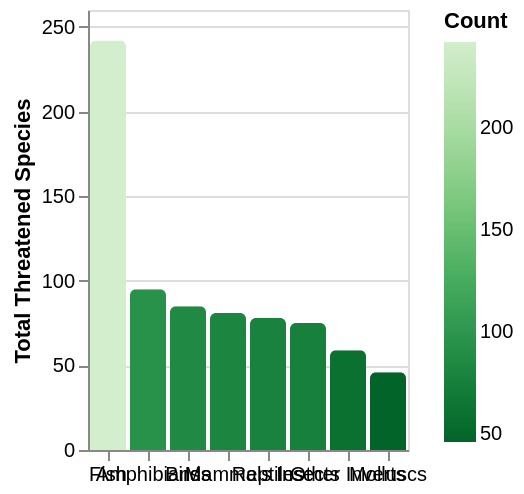

Write the Vega-Lite specification saved for this chart.
### Vega-Lite specification from a JSON file in a GitHub repository (floating-point values rounded to 4 significant figures)
{"$schema": "https://vega.github.io/schema/vega-lite/v5.json", "description": "Total threatened animal species in Malaysia by class. Source: IUCN Red List 2024.", "data": {"values": [{"group": "Fish", "total": 242, "pct": 31.8}, {"group": "Amphibians", "total": 95, "pct": 12.5}, {"group": "Birds", "total": 85, "pct": 11.2}, {"group": "Reptiles", "total": 78, "pct": 10.2}, {"group": "Insects", "total": 75, "pct": 9.9}, {"group": "Mammals", "total": 81, "pct": 10.6}, {"group": "Molluscs", "total": 46, "pct": 6.0}, {"group": "Other Inverts", "total": 59, "pct": 7.8}]}, "mark": {"type": "bar", "cornerRadiusEnd": 3}, "width": "container", "height": 220, "encoding": {"x": {"field": "group", "type": "nominal", "sort": "-y", "axis": {"title": null, "labelAngle": 0}}, "y": {"field": "total", "type": "quantitative", "axis": {"title": "Total Threatened Species"}}, "color": {"field": "total", "type": "quantitative", "scale": {"scheme": "greens", "reverse": true}, "legend": {"title": "Count"}}, "tooltip": [{"field": "group", "title": "Animal Group"}, {"field": "total", "title": "Total Threatened"}, {"field": "pct", "title": "% of Total", "format": ".1f"}]}}
